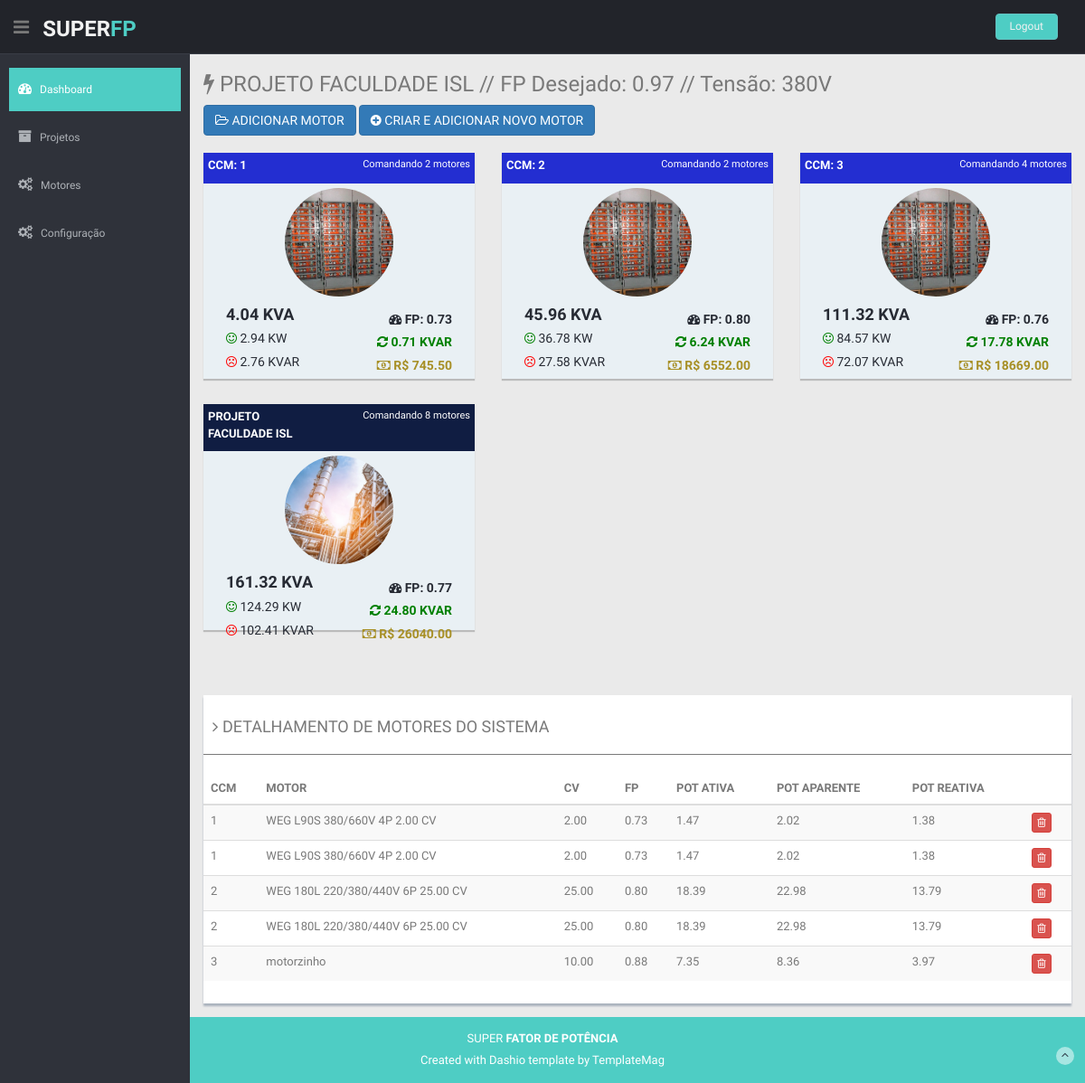
The page /projeto_novo.php?id=32 on the database its author committed.
### tables this page shows
CREATE TABLE `projeto` (
  `id` int(11) NOT NULL AUTO_INCREMENT,
  `usuario` int(11) DEFAULT '0',
  `titulo` varchar(255) DEFAULT NULL,
  `tipo` varchar(255) DEFAULT NULL,
  `tensao` int(4) DEFAULT NULL,
  `fp_desejado` float(4,2) DEFAULT NULL,
  PRIMARY KEY (`id`)
);

CREATE TABLE `ccm` (
  `id` int(11) NOT NULL AUTO_INCREMENT,
  `projeto` int(11) DEFAULT NULL,
  `ccm` int(11) DEFAULT NULL,
  PRIMARY KEY (`id`)
);

CREATE TABLE `motor_ccm` (
  `id` int(11) NOT NULL AUTO_INCREMENT,
  `motor` int(11) DEFAULT NULL,
  `ccm` int(11) DEFAULT NULL,
  `cv` float(8,2) DEFAULT NULL,
  `fp` float(8,2) DEFAULT NULL,
  `potati` float(8,2) DEFAULT NULL,
  `potapa` float(8,2) DEFAULT NULL,
  `potrea` float(8,2) DEFAULT NULL,
  PRIMARY KEY (`id`)
);

CREATE TABLE `motor` (
  `id` int(11) NOT NULL AUTO_INCREMENT,
  `descricao` varchar(255) DEFAULT NULL,
  `tensao` varchar(255) DEFAULT NULL,
  `polos` double DEFAULT NULL,
  `cv` float(8,2) DEFAULT NULL,
  `conjugado_partida` double DEFAULT NULL,
  `conjugado_maximo` double DEFAULT NULL,
  `rotacao` varchar(255) DEFAULT NULL,
  `n` float(4,2) DEFAULT NULL,
  `fp` float(4,2) DEFAULT NULL,
  PRIMARY KEY (`id`)
);

### classes/Projeto.php (called while the page is built, shortened)
<?php
class Projeto{
  public static function resgatar_projeto_id($id)
  {
    $query = "SELECT * from projeto where id='{$id}'";
    $conexao = Conexao::pegarConexao();
    $resultado = $conexao->query($query);
    $lista = $resultado->fetchAll();
    return $lista;
  }
  public static function resumo_ccm_projeto($projeto)
  {
    $query = "SELECT
      ccm.id as ccm_id, ccm.ccm as ccm,projeto.tensao,projeto.fp_desejado,count(motor_ccm.id) as quant_motores,
      coalesce(round(sum(potati)*(fp_desejado-(sum(potati)/sum(potapa))),2),0) as correcao,
      coalesce(round(sum(potati)*(fp_desejado-(sum(potati)/sum(potapa))),2)*(select preco_kvar from configuracao where usuario=0 limit 1),0) as investimento,
      coalesce(sum(potati),0) as potati,
      coalesce(sum(potapa),0) as potapa,
      coalesce(sum(potrea),0) as potrea,
      coalesce(round((sum(potati)/sum(potapa)),2),0) as fp
        from ccm
      left join motor_ccm on ccm.id=motor_ccm.ccm
      join projeto on projeto.id=ccm.projeto
      where projeto.id='{$projeto}'
      group by ccm.id";
    $conexao = Conexao::pegarConexao();
    $resultado = $conexao->query($query);
    $lista = $resultado->fetchAll();
    return $lista;
  }
  public static function resumo_sistema_projeto($projeto)
  {
    $query = "SELECT
      ccm.id as ccm_id, ccm.ccm as ccm,projeto.tensao,projeto.fp_desejado,count(motor_ccm.id) as quant_motores,
      coalesce(round(sum(potati)*(fp_desejado-(sum(potati)/sum(potapa))),2),0) as correcao,
      coalesce(round(sum(potati)*(fp_desejado-(sum(potati)/sum(potapa))),2)*(select preco_kvar from configuracao where usuario=0 limit 1),0) as investimento,
      coalesce(sum(potati),0) as potati,
      coalesce(sum(potapa),0) as potapa,
      coalesce(sum(potrea),0) as potrea,
      coalesce(round((sum(potati)/sum(potapa)),2),0) as fp
        from ccm
      left join motor_ccm on ccm.id=motor_ccm.ccm
      join projeto on projeto.id=ccm.projeto
      where projeto.id='{$projeto}'";
    $conexao = Conexao::pegarConexao();
    $resultado = $conexao->query($query);
    $lista = $resultado->fetchAll();
    return $lista;
  }
  public static function motores_sistema($projeto)
  {
    $query = "SELECT
      motor_ccm.id as id,
      ccm.ccm as ccm,motor.descricao as motor,
      motor.cv,motor.fp,potati,potrea,potapa
      from motor_ccm
      join ccm on motor_ccm.ccm=ccm.id
      join projeto on ccm.projeto=projeto.id
      join motor on motor_ccm.motor=motor.id
      where  projeto.id='{$projeto}'
      order by ccm.ccm,motor.cv";
    $conexao = Conexao::pegarConexao();
    $resultado = $conexao->query($query);
    $lista = $resultado->fetchAll();
    return $lista;
  }
}

### projeto_novo.php (the view, shortened to what this page needs)
<!DOCTYPE html>
<html lang="en">
<?php require_once '_head.php'; ?>
<body>
  <section id="container">
    <?php require_once '_nav_superior.php'; ?>
    <?php require_once '_nav_lateral.php'; ?>
    <?php
    $id  =  $_GET['id'];
    $projeto = Projeto::resgatar_projeto_id($id);
    $resumo_ccm = Projeto::resumo_ccm_projeto($id);
    $resumo_sistema = Projeto::resumo_sistema_projeto($id);
    $motores_sistema = Projeto::motores_sistema($id);
    ?>
    <section id="main-content">
      <section class="wrapper site-min-height">
        <h3><i class="fa fa-bolt"></i> <?= $projeto[0]['titulo'] ?> // FP Desejado: <?= $projeto[0]['fp_desejado'] ?> // Tensão: <?= $projeto[0]['tensao'] ?>V</h3>
        <div class="row">
          <div class="col-md-12">
            <p class="btn btn-primary" data-toggle="modal" data-target="#add_motor"> <i class="fa fa-folder-open-o"></i> ADICIONAR MOTOR</p>
            <p class="btn btn-primary" data-toggle="modal" data-target="#criar_motor"><i class="fa fa-plus-circle"></i> CRIAR E ADICIONAR NOVO MOTOR</p>
          </div>
        </div>
        <br>
        <div class="row">
          <?php foreach($resumo_ccm as $x): ?>
            <div class="col-lg-4 col-md-4 col-sm-4 mb">
              <div class="weather-2 pn">
                <div class="weather-2-header" style="background-color:#232ED1;">
                  <div class="row">
                    <div class="col-sm-6 col-xs-6">
                      <p><b>CCM: <?= $x['ccm'] ?></b></p>
                    </div>
                    <div class="col-sm-6 col-xs-6 goright">
                      <p class="small">Comandando <?= $x['quant_motores'] ?> motores</p>
                    </div>
                  </div>
                </div>
                <div class="row centered">
                  <img src="img/ccm.jpg" class="img-circle" width="120"></img>
                </div>
                <div class="row data">
                  <div class="col-sm-6 col-xs-6 goleft">
                    <h4><b><?= $x['potapa'] ?> KVA</b></h4>
                    <h5><i class="fa fa-smile-o" style="color:green;"></i> <?= $x['potati'] ?> KW</h5>
                    <h5><i class="fa fa-frown-o" style="color:red;"></i> <?= $x['potrea'] ?> KVAR</h5>
                  </div>
                  <div class="col-sm-6 col-xs-6 goright">
                    <br>
                    <h5><b><i class="fa fa-tachometer"></i> FP: <?= $x['fp'] ?></b></h5>
                    <h5 style="color:green;"><b><i class="fa fa-refresh"></i> <?= $x['correcao'] ?> KVAR</b></h5>
                    <h5 style="color:#A78F25;"><b><i class="fa fa-money"></i> R$ <?= $x['investimento'] ?></b></h5>
                  </div>
                </div>
              </div>
            </div>
          <?php endforeach; ?>
          <?php foreach($resumo_sistema as $x): ?>
            <div class="col-lg-4 col-md-4 col-sm-4 mb">
              <div class="weather-2 pn">
                <div class="weather-2-header" style="background-color:#101D42;">
                  <div class="row">
                    <div class="col-sm-6 col-xs-6">
                      <p><b><?= $projeto[0]['titulo'] ?></b></p>
                    </div>
                    <div class="col-sm-6 col-xs-6 goright">
                      <p class="small">Comandando <?= $x['quant_motores'] ?> motores</p>
                    </div>
                  </div>
                </div>
                <div class="row centered">
                  <img src="img/industria.jpg" class="img-circle" width="120"></img>
                </div>
                <div class="row data">
                  <div class="col-sm-6 col-xs-6 goleft">
                    <h4><b><?= $x['potapa'] ?> KVA</b></h4>
                    <h5><i class="fa fa-smile-o" style="color:green;"></i> <?= $x['potati'] ?> KW</h5>
                    <h5><i class="fa fa-frown-o" style="color:red;"></i> <?= $x['potrea'] ?> KVAR</h5>
                  </div>
                  <div class="col-sm-6 col-xs-6 goright">
                    <br>
                    <h5><b><i class="fa fa-tachometer"></i> FP: <?= $x['fp'] ?></b></h5>
                    <h5 style="color:green;"><b><i class="fa fa-refresh"></i> <?= $x['correcao'] ?> KVAR</b></h5>
                    <h5 style="color:#A78F25;"><b><i class="fa fa-money"></i> R$ <?= $x['investimento'] ?></b></h5>
                  </div>
                </div>
              </div>
            </div>
          <?php endforeach; ?>
        </div>
        <div class="row mt">
          <div class="col-md-12">
            <div class="content-panel">
              <table class="table table-striped table-advance table-hover">
                <h4><i class="fa fa-angle-right"></i> DETALHAMENTO DE MOTORES DO SISTEMA</h4>
                <hr>
                <thead>
                  <tr>
                    <th>CCM</th>
                    <th>MOTOR</th>
                    <th>CV</th>
                    <th>FP</th>
                    <th>POT ATIVA</th>
                    <th>POT APARENTE</th>
                    <th>POT REATIVA</th>
                    <th></th>
                  </tr>
                </thead>
                <tbody>
                  <?php foreach($motores_sistema as $x): ?>
                    <tr>
                      <td><?= $x['ccm'] ?></td>
                      <td><?= $x['motor'] ?></td>
                      <td><?= $x['cv'] ?></td>
                      <td><?= $x['fp'] ?></td>
                      <td><?= $x['potati'] ?></td>
                      <td><?= $x['potapa'] ?></td>
                      <td><?= $x['potrea'] ?></td>
                      <td><a href="controller-projeto/remover_motor.php?id=<?= $x['id'].'&projeto='.$id ?>" class="btn btn-danger btn-xs"><i class="fa fa-trash-o"></i></a></td>
                    </tr>
                  <?php endforeach ?>
                </table>
              </div>
            </div>
          </div>
        </section>
      </section>
    </section>
    <?php require_once '_footer.php'; ?>
</body>
</html>

### _head.php (shortened to what this page needs)
<head>
  <link href="lib/bootstrap/css/bootstrap.min.css" rel="stylesheet">
  <link href="lib/font-awesome/css/font-awesome.css" rel="stylesheet" />
  <link href="css/style.css" rel="stylesheet">
  <link href="css/style-responsive.css" rel="stylesheet">
</head>

### _nav_superior.php (shortened to what this page needs)
<header class="header black-bg">
  <div class="sidebar-toggle-box">
    <div class="fa fa-bars tooltips" data-placement="right" data-original-title="Toggle Navigation"></div>
  </div>
  <a href="index.php" class="logo"><b>SUPER<span>FP</span></b></a>
  <div class="top-menu">
    <ul class="nav pull-right top-menu">
      <li><a class="logout" href="login.html">Logout</a></li>
    </ul>
  </div>
</header>

### _nav_lateral.php
<aside>
  <div id="sidebar" class="nav-collapse ">
    <ul class="sidebar-menu" id="nav-accordion">
      <li class="mt">
        <a class="active" href="index.php">
          <i class="fa fa-dashboard"></i>
          <span>Dashboard</span>
          </a>
      </li>
      <li>
        <a href="projetos_lista.php">
          <i class="fa fa-archive"></i>
          <span>Projetos </span>
          </a>
      </li>
      <li>
        <a href="motores_lista.php">
          <i class="fa fa-cogs"></i>
          <span>Motores </span>
          </a>
      </li>
      <li>
        <a href="configuracao.php">
          <i class="fa fa-cogs"></i>
          <span>Configuração </span>
          </a>
      </li>
    </ul>
  </div>
</aside>

### _footer.php
<footer class="site-footer">
  <div class="text-center">
    <p>
      SUPER <strong>FATOR DE POTÊNCIA</strong>
    </p>
    <div class="credits">
      Created with Dashio template by <a href="https://templatemag.com/">TemplateMag</a>
    </div>
    <a href="blank.html#" class="go-top">
      <i class="fa fa-angle-up"></i>
      </a>
  </div>
</footer>

### css/style.css (style rules this page uses)
body { color: #797979; background: #eaeaea; font-family: 'Ruda', sans-serif; padding: 0px !important; margin: 0px !important; font-size:13px; }
ul li { list-style: none; }
a, a:hover, a:focus { text-decoration: none; outline: none; }
#container { width: 100%; height: 100%; }
hr { margin-top: 20px; margin-bottom: 20px; border: 0; border-top: 1px solid #797979; }
.centered { text-align: center; }
.goleft { text-align: left; }
.goright { text-align: right; }
.mt { margin-top: 25px; }
.mb { margin-bottom: 25px; }
ul.top-menu > li > .logout { color: #f2f2f2; font-size: 12px; border-radius: 4px; -webkit-border-radius: 4px; border: 1px solid #64c3c2 !important; padding: 5px 15px; margin-right: 15px; background: #4ECDC4; margin-top: 15px; }
#sidebar { width: 210px; height: 100%; position: fixed; background: #2f323a; }
#sidebar ul li { position: relative; }
ul.sidebar-menu , ul.sidebar-menu li ul.sub { margin: -2px 0 0; padding: 0; }
ul.sidebar-menu { margin-top: 75px; }
ul.sidebar-menu li { margin-bottom: 5px; margin-left:10px; margin-right:10px; }
ul.sidebar-menu li a span { display: inline-block; }
ul.sidebar-menu li a { color: #aeb2b7; text-decoration: none; display: block; padding: 15px 0 15px 10px; font-size: 12px; outline: none; -webkit-transition: all 0.3s ease; -moz-transition: all 0.3s ease; -o-transition: all 0.3s ease; -ms-transition: all 0.3s ease; transition: all 0.3s ease; }
ul.sidebar-menu li a.active, ul.sidebar-menu li a:hover, ul.sidebar-menu li a:focus { background: #4ECDC4; color: #fff; display: block; -webkit-transition: all 0.3s ease; -moz-transition: all 0.3s ease; -o-transition: all 0.3s ease; -ms-transition: all 0.3s ease; transition: all 0.3s ease; }
ul.sidebar-menu li a i { font-size: 15px; padding-right: 6px; }
ul.sidebar-menu li a.active i { color: #fff; }
#main-content { margin-left: 210px; }
.header, .footer { min-height: 60px; padding: 0 15px; }
.header { position: fixed; left: 0; right: 0; z-index: 1002; }
.black-bg { background: #22242a; border-bottom: 1px solid #393d46; }
.wrapper { display: inline-block; margin-top: 60px; padding-left: 15px; padding-right: 15px; padding-bottom: 15px; padding-top: 0px; width: 100%; }
a.logo { font-size: 24px; color: #f2f2f2; float: left; margin-top: 15px; text-transform: uppercase; }
a.logo b { font-weight: 900; }
a.logo span { color: #4ECDC4; }
#top_menu .nav > li, ul.top-menu > li { float: left; }
ul.top-menu > li > a { color: #666666; font-size: 16px; border-radius: 4px; -webkit-border-radius: 4px; border:1px solid #666666 !important; padding: 2px 6px; margin-right: 15px; }
.sidebar-toggle-box { float: left; padding-right: 15px; margin-top: 20px; }
.sidebar-toggle-box .fa-bars { cursor: pointer; display: inline-block; font-size: 20px; }
.pn { height: 250px; box-shadow: 0 2px 1px rgba(0, 0, 0, 0.2); }
.content-panel { background: #ffffff; box-shadow: 0px 3px 2px #aab2bd; padding-top: 15px; padding-bottom: 5px; }
.content-panel h4 { margin-left: 10px; }
.weather-2 { background: #e9f0f4; }
.weather-2 .weather-2-header { background: #54bae6; padding-top: 5px; margin-bottom: 5px; }
.weather-2 .weather-2-header p { color: white; margin-left: 5px; margin-right: 5px; }
.weather-2 .data { margin-right: 10px; margin-left: 10px; color: #272b34; }
.weather-2 .data h5 { margin-top: 0px; font-weight: lighter; }
.site-footer { background: #4ECDC4; color: #fff; padding: 15px 0; }
.site-footer p { margin-bottom: 5px; }
.credits, .credits a { color: #fff; }
.go-top { margin-right: 1%; margin-top: -25px; float: right; background: rgba(255,255,255,.5); width: 20px; height: 20px; border-radius: 50%; -webkit-border-radius: 50%; }
.go-top i { color: #2A3542; }
.site-min-height { min-height: 900px; }

### rows shown on the page
projeto: titulo "PROJETO FACULDADE ISL", fp_desejado "0.97", tensao "380"
ccm: ccm "1", quant_motores "2", potapa "4.04", potati "2.94", potrea "2.76", fp "0.73", correcao "0.71", investimento "745.50", quant_motores "8", potapa "161.32", potati "124.29", potrea "102.41", fp "0.77", correcao "24.80", investimento "26040.00"
ccm: ccm "2", quant_motores "2", potapa "45.96", potati "36.78", potrea "27.58", fp "0.80", correcao "6.24", investimento "6552.00"
ccm: ccm "3", quant_motores "4", potapa "111.32", potati "84.57", potrea "72.07", fp "0.76", correcao "17.78", investimento "18669.00"
motor_ccm: ccm.ccm "1", motor.descricao "WEG L90S 380/660V 4P 2.00 CV", motor.cv "2.00", motor.fp "0.73", potati "1.47", potapa "2.02", potrea "1.38"
motor_ccm: ccm.ccm "1", motor.descricao "WEG L90S 380/660V 4P 2.00 CV", motor.cv "2.00", motor.fp "0.73", potati "1.47", potapa "2.02", potrea "1.38"
motor_ccm: ccm.ccm "2", motor.descricao "WEG 180L 220/380/440V 6P 25.00 CV", motor.cv "25.00", motor.fp "0.80", potati "18.39", potapa "22.98", potrea "13.79"
motor_ccm: ccm.ccm "2", motor.descricao "WEG 180L 220/380/440V 6P 25.00 CV", motor.cv "25.00", motor.fp "0.80", potati "18.39", potapa "22.98", potrea "13.79"
motor_ccm: ccm.ccm "3", motor.descricao "motorzinho", motor.cv "10.00", motor.fp "0.88", potati "7.35", potapa "8.36", potrea "3.97"
